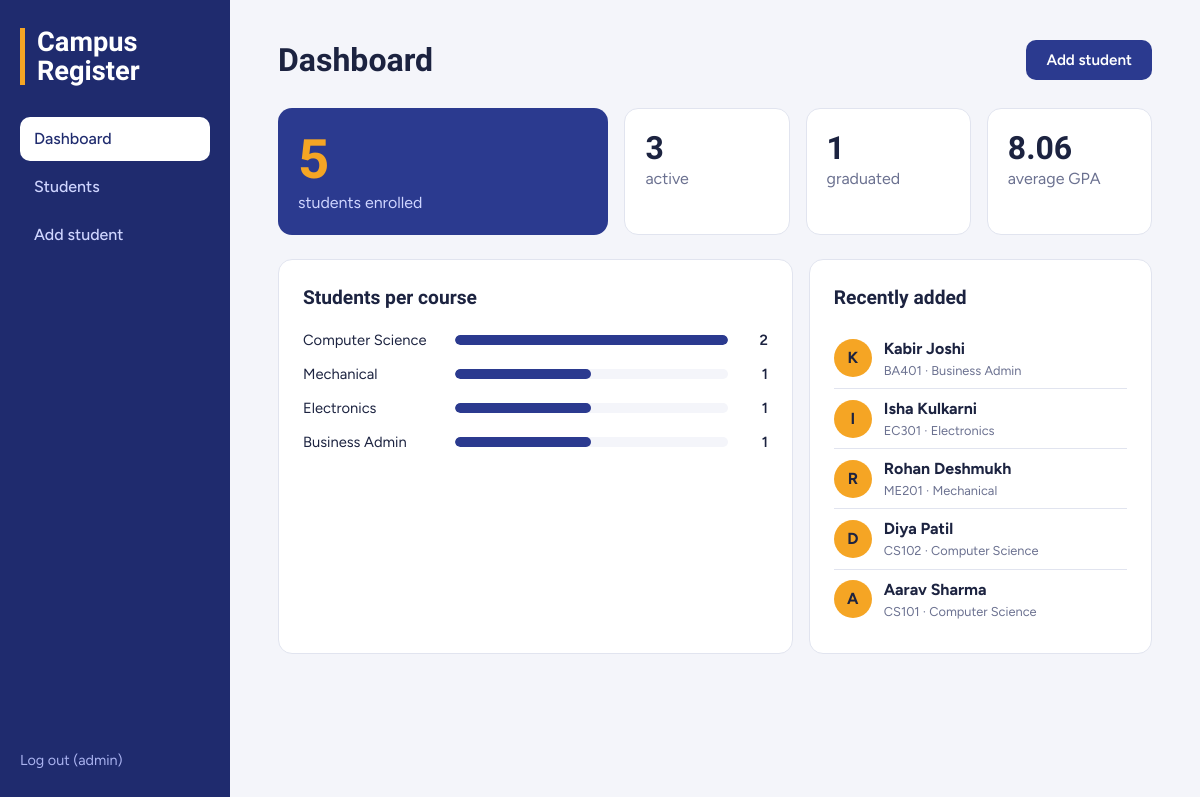
The page / (signed in) on the database its author committed.
### tables this page shows
CREATE TABLE students (
            id INTEGER PRIMARY KEY AUTOINCREMENT,
            roll_no TEXT UNIQUE NOT NULL,
            name TEXT NOT NULL,
            email TEXT,
            phone TEXT,
            course TEXT NOT NULL,
            year INTEGER NOT NULL,
            gpa REAL,
            status TEXT NOT NULL DEFAULT 'Active',
            created_at TEXT DEFAULT CURRENT_TIMESTAMP
        );

### app.py (the view)
@app.route("/")
@login_required
def dashboard():
    conn = get_db()
    stats = {
        "total": conn.execute("SELECT COUNT(*) FROM students").fetchone()[0],
        "active": conn.execute("SELECT COUNT(*) FROM students WHERE status='Active'").fetchone()[0],
        "graduated": conn.execute("SELECT COUNT(*) FROM students WHERE status='Graduated'").fetchone()[0],
        "avg_gpa": conn.execute("SELECT ROUND(AVG(gpa),2) FROM students WHERE gpa IS NOT NULL").fetchone()[0] or 0,
    }
    by_course = conn.execute(
        "SELECT course, COUNT(*) AS n FROM students GROUP BY course ORDER BY n DESC").fetchall()
    recent = conn.execute("SELECT * FROM students ORDER BY id DESC LIMIT 5").fetchall()
    conn.close()
    top = max([r["n"] for r in by_course], default=1)
    return render_template("dashboard.html", stats=stats, by_course=by_course,
                           recent=recent, top=top)

### app.py (called while the page is built)
def login_required(view):
    @wraps(view)
    def wrapped(*args, **kwargs):
        if "user" not in session:
            return redirect(url_for("login"))
        return view(*args, **kwargs)
    return wrapped

### database.py (called while the page is built)
def get_db():
    conn = sqlite3.connect(DB_PATH)
    conn.row_factory = sqlite3.Row
    return conn

### templates/dashboard.html (shortened to what this page needs)
{% extends "base.html" %}
{% block content %}
<header class="page-head"><h1>Dashboard</h1>
  <a class="btn" href="{{ url_for('add_student') }}">Add student</a></header>
<section class="stats">
  <div class="stat big"><b>{{ stats.total }}</b><span>students enrolled</span></div>
  <div class="stat"><b>{{ stats.active }}</b><span>active</span></div>
  <div class="stat"><b>{{ stats.graduated }}</b><span>graduated</span></div>
  <div class="stat"><b>{{ stats.avg_gpa }}</b><span>average GPA</span></div>
</section>
<section class="two">
  <div class="panel">
    <h2>Students per course</h2>
    {% for c in by_course %}
    <div class="bar-row"><span>{{ c.course }}</span>
      <div class="bar"><i style="width: {{ (c.n / top * 100)|round }}%"></i></div><em>{{ c.n }}</em></div>
    {% else %}<p class="empty">No students yet. Add the first one.</p>{% endfor %}
  </div>
  <div class="panel">
    <h2>Recently added</h2>
    {% for s in recent %}
    <a class="recent" href="{{ url_for('edit_student', sid=s.id) }}">
      <span class="avatar">{{ s.name[0] }}</span>
      <div><strong>{{ s.name }}</strong><small>{{ s.roll_no }} · {{ s.course }}</small></div></a>
    {% else %}<p class="empty">Nothing here yet.</p>{% endfor %}
  </div>
</section>
{% endblock %}

### templates/base.html (shortened to what this page needs)
<!DOCTYPE html>
<html lang="en">
<head>
  <link rel="stylesheet" href="{{ url_for('static', filename='css/style.css') }}">
</head>
<body>
{% if session.user %}
<div class="shell">
  <aside class="side">
    <div class="brand">Campus<br>Register</div>
    <nav>
      <a href="{{ url_for('dashboard') }}" class="{{ 'on' if request.endpoint == 'dashboard' }}">Dashboard</a>
      <a href="{{ url_for('students') }}" class="{{ 'on' if request.endpoint in ('students','edit_student') }}">Students</a>
      <a href="{{ url_for('add_student') }}" class="{{ 'on' if request.endpoint == 'add_student' }}">Add student</a>
    </nav>
    <a class="logout" href="{{ url_for('logout') }}">Log out ({{ session.user }})</a>
  </aside>
  <main class="main">
{% else %}
  <main class="solo">
{% endif %}
    {% block content %}{% endblock %}
  </main>
{% if session.user %}</div>{% endif %}
</body>
</html>

### static/css/style.css (style rules this page uses)
:root { --ink:#1c2340; --paper:#f4f5fa; --card:#fff; --line:#e1e4ef; --indigo:#2b3a8f; --indigo-d:#1f2b6e; --amber:#f5a524; --mute:#6b7190; --bad:#d6455d; }
* { box-sizing:border-box }
body { margin:0;font-family:Figtree,system-ui,sans-serif;background:var(--paper);color:var(--ink);line-height:1.5 }
h1,h2,.brand { font-family:"Bricolage Grotesque",Figtree,sans-serif;margin:0 }
a { color:var(--indigo) }
small { display:block;color:var(--mute);font-size:.8rem }
.shell { display:grid;grid-template-columns:230px 1fr;min-height:100vh }
.side { background:var(--indigo-d);color:#fff;padding:28px 20px;display:flex;flex-direction:column;gap:32px;position:sticky;top:0;height:100vh }
.brand { font-size:1.7rem;font-weight:800;line-height:1.05;border-left:5px solid var(--amber);padding-left:12px }
.side nav { display:flex;flex-direction:column;gap:4px }
.side nav a { color:#cfd5ff;text-decoration:none;padding:10px 14px;border-radius:10px;font-weight:500 }
.side nav a.on { background:#fff;color:var(--indigo-d) }
.logout { margin-top:auto;color:#aab3f0;font-size:.9rem;text-decoration:none }
.main { padding:36px clamp(18px,4vw,48px);max-width:1100px;width:100% }
.page-head { display:flex;justify-content:space-between;align-items:center;margin-bottom:24px;gap:12px }
.page-head h1 { font-size:2rem;font-weight:800 }
.btn { display:inline-block;background:var(--indigo);color:#fff;border:0;padding:11px 20px;border-radius:10px;font:600 .95rem Figtree,sans-serif;cursor:pointer;text-decoration:none }
.stats { display:grid;grid-template-columns:2fr 1fr 1fr 1fr;gap:16px;margin-bottom:24px }
.stat { background:var(--card);border:1px solid var(--line);border-radius:14px;padding:20px }
.stat b { display:block;font:800 2rem "Bricolage Grotesque",sans-serif }
.stat span { color:var(--mute) }
.stat.big { background:var(--indigo);color:#fff;border:0 }
.stat.big b { font-size:3.4rem;color:var(--amber) }
.stat.big span { color:#cfd5ff }
.two { display:grid;grid-template-columns:3fr 2fr;gap:16px }
.panel { background:var(--card);border:1px solid var(--line);border-radius:14px;padding:24px }
.panel h2 { font-size:1.2rem;margin-bottom:16px }
.bar-row { display:grid;grid-template-columns:140px 1fr 28px;gap:12px;align-items:center;margin-bottom:12px;font-size:.92rem }
.bar { background:var(--paper);border-radius:99px;height:10px;overflow:hidden }
.bar i { display:block;height:100%;background:var(--indigo);border-radius:99px }
.bar-row em { font-style:normal;font-weight:600;text-align:right }
.recent { display:flex;gap:12px;align-items:center;text-decoration:none;color:inherit;padding:8px 0;border-bottom:1px solid var(--line) }
.recent:last-child { border:0 }
.avatar { width:38px;height:38px;border-radius:50%;background:var(--amber);color:var(--ink);display:grid;place-items:center;font-weight:700 }

### rows shown on the page
students: course "Mechanical", {{ (c.n / top * 100)|round }} 50.0 (drawn), n "1", name "R", name "Rohan Deshmukh", roll_no "ME201"
students: name "K", name "Kabir Joshi", roll_no "BA401", course "Business Admin"
students: name "I", name "Isha Kulkarni", roll_no "EC301", course "Electronics"
students: name "D", name "Diya Patil", roll_no "CS102", course "Computer Science"
students: name "A", name "Aarav Sharma", roll_no "CS101", course "Computer Science"

### other values the page prints
{{ session.user }} "admin"
{{ stats.total }} "5"
{{ stats.active }} "3"
{{ stats.graduated }} "1"
{{ stats.avg_gpa }} "8.06"
{{ c.course }} "Computer Science" "Electronics" "Business Admin"
{{ c.n }} "2" "1" "1"
